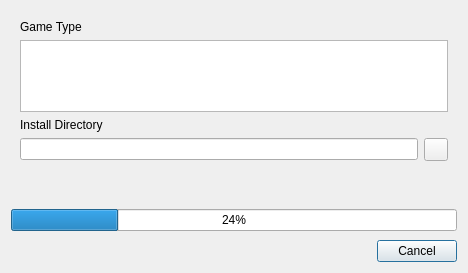
<?xml version="1.0" encoding="UTF-8"?>
<ui version="4.0">
    <class>installGameWindow</class>
    <widget class="FramelessQDialogWithStylePreview" name="installGameWindow">
        <property name="windowModality">
            <enum>Qt::WindowModality::ApplicationModal</enum>
        </property>
        <property name="geometry">
            <rect>
                <x>0</x>
                <y>0</y>
                <width>468</width>
                <height>273</height>
            </rect>
        </property>
        <property name="windowTitle">
            <string>Install Game</string>
        </property>
        <property name="modal">
            <bool>true</bool>
        </property>
        <layout class="QVBoxLayout" name="verticalLayout">
            <property name="spacing">
                <number>9</number>
            </property>
            <item>
                <widget class="QWidget" name="widgetInstallOptions" native="true">
                    <layout class="QFormLayout" name="formLayout">
                        <property name="rowWrapPolicy">
                            <enum>QFormLayout::RowWrapPolicy::WrapAllRows</enum>
                        </property>
                        <item row="1" column="1">
                            <layout class="QHBoxLayout" name="installDirLayout">
                                <item>
                                    <widget class="QLineEdit" name="installDirLineEdit">
                                        <property name="toolTip">
                                            <string>Directory where the game will be installed</string>
                                        </property>
                                    </widget>
                                </item>
                                <item>
                                    <widget class="NoOddSizesQToolButton"
                                        name="selectInstallDirButton">
                                        <property name="toolTip">
                                            <string>Select game install directory from the file browser</string>
                                        </property>
                                        <property name="arrowType">
                                            <enum>Qt::ArrowType::NoArrow</enum>
                                        </property>
                                        <property name="qssClass" stdset="0">
                                            <stringlist>
                                                <string>icon-base</string>
                                            </stringlist>
                                        </property>
                                    </widget>
                                </item>
                            </layout>
                        </item>
                        <item row="1" column="0">
                            <widget class="QLabel" name="installDirLabel">
                                <property name="toolTip">
                                    <string>Directory where the game will be installed</string>
                                </property>
                                <property name="text">
                                    <string>Install Directory</string>
                                </property>
                            </widget>
                        </item>
                        <item row="0" column="1">
                            <widget class="QListWidget" name="gameTypeListWidget">
                                <property name="toolTip">
                                    <string>Which game to install</string>
                                </property>
                                <property name="sizeAdjustPolicy">
                                    <enum>QAbstractScrollArea::SizeAdjustPolicy::AdjustToContents</enum>
                                </property>
                                <property name="resizeMode">
                                    <enum>QListView::ResizeMode::Adjust</enum>
                                </property>
                            </widget>
                        </item>
                        <item row="0" column="0">
                            <widget class="QLabel" name="gameTypeLabel">
                                <property name="toolTip">
                                    <string>Which game to install</string>
                                </property>
                                <property name="text">
                                    <string>Game Type</string>
                                </property>
                            </widget>
                        </item>
                    </layout>
                </widget>
            </item>
            <item>
                <widget class="QProgressBar" name="progressBar">
                    <property name="value">
                        <number>24</number>
                    </property>
                </widget>
            </item>
            <item>
                <widget class="QDialogButtonBox" name="buttonBox">
                    <property name="orientation">
                        <enum>Qt::Orientation::Horizontal</enum>
                    </property>
                    <property name="standardButtons">
                        <set>QDialogButtonBox::StandardButton::Cancel</set>
                    </property>
                </widget>
            </item>
        </layout>
    </widget>
    <customwidgets>
        <customwidget>
            <class>QDialogWithStylePreview</class>
            <extends>QDialog</extends>
            <header>.qtdesigner.custom_widgets</header>
            <container>1</container>
        </customwidget>
        <customwidget>
            <class>FramelessQDialogWithStylePreview</class>
            <extends>QDialogWithStylePreview</extends>
            <header>.custom_widgets</header>
            <container>1</container>
        </customwidget>
        <customwidget>
            <class>NoOddSizesQToolButton</class>
            <extends>QToolButton</extends>
            <header>.custom_widgets</header>
        </customwidget>
    </customwidgets>
    <resources />
    <connections>
        <connection>
            <sender>buttonBox</sender>
            <signal>rejected()</signal>
            <receiver>installGameWindow</receiver>
            <slot>reject()</slot>
            <hints>
                <hint type="sourcelabel">
                    <x>316</x>
                    <y>260</y>
                </hint>
                <hint type="destinationlabel">
                    <x>286</x>
                    <y>274</y>
                </hint>
            </hints>
        </connection>
    </connections>
</ui>
